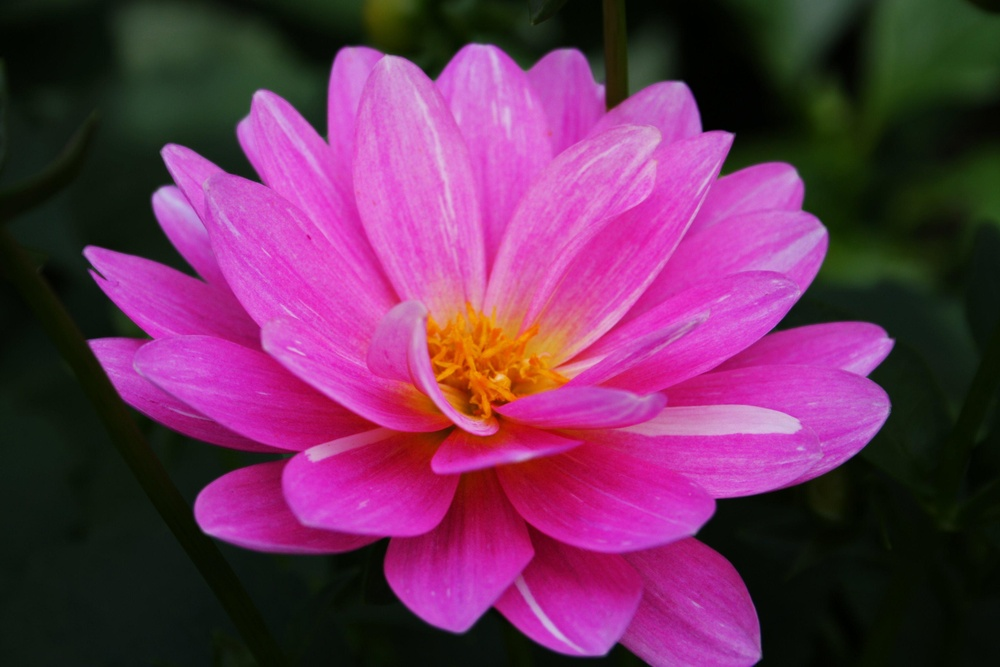
%> input picture MATLAB数字图像处理/第10章 数字图像的小波变换/flower.jpg, 1000 x 667 px, shrunk from 3456 x 2304 before the run
$ octave U10_10.m   (GNU Octave 9; MATLAB toolbox functions it lacks are replaced by stand-ins)
%> lines starting %> are read from the running program, lines starting %| are printed output that depends on the picture
clear
close all
%=======多层小波的图像重构waverec2=====
x = imread('flower.jpg');
%> x is the input picture: size 667x1000x3 uint8; mean R, G, B 108.5, 48.7, 89.6
x = rgb2gray(x);
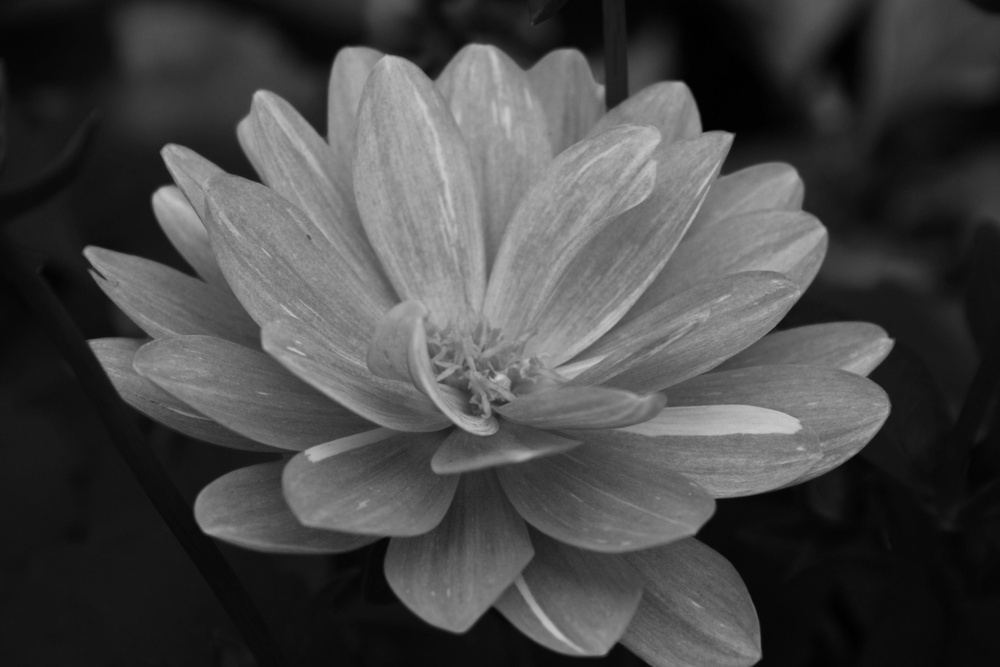
%> x: size 667x1000 uint8; min 0, max 206, mean 71.3
% 进行2层小波分解
[c,s] = wavedec2(x,2,'db4');
%> s = [172 255; 172 255; 337 503; 667 1000]
siz = s(size(s,1),:);
%> siz = [667 1000]
% 分解
ca2 = appcoef2(c,s,'db4',2);
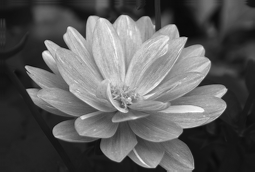
%> ca2: size 172x255 double; min -32.02, max 811.4, mean 276.2; drawn with min black and max white
chd2 = detcoef2('h',c,s,2);
cvd2 = detcoef2('v',c,s,2);
cdd2 = detcoef2('d',c,s,2);
% 重构
a2 = upcoef2('a',ca2,'db4',2,siz);
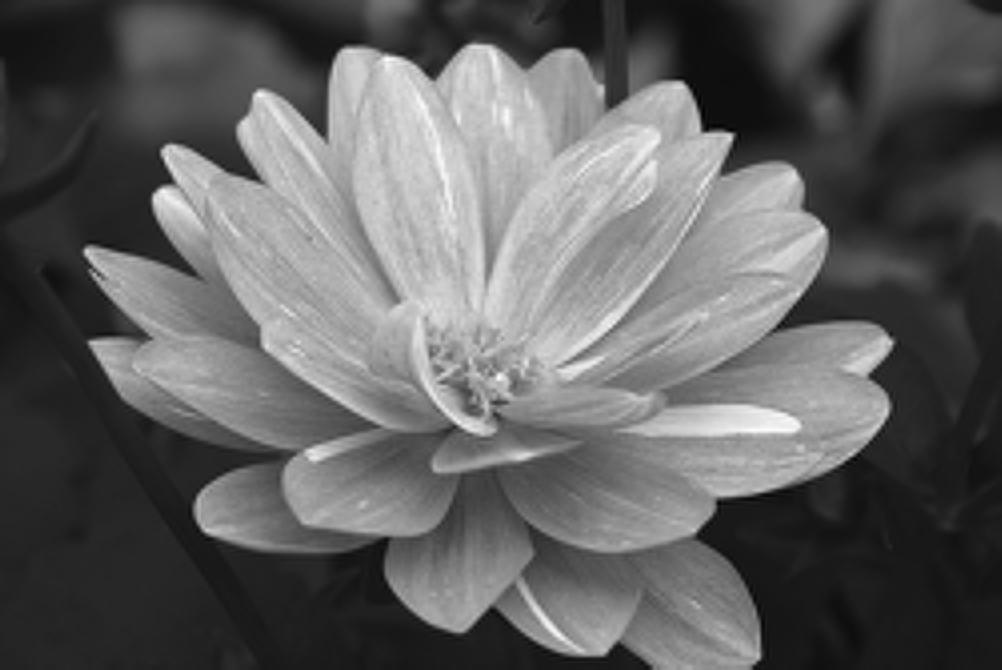
%> a2: size 670x1002 double; min -11.5, max 205.3, mean 71; drawn with min black and max white
hd2 = upcoef2('h',chd2,'db4',2,siz);
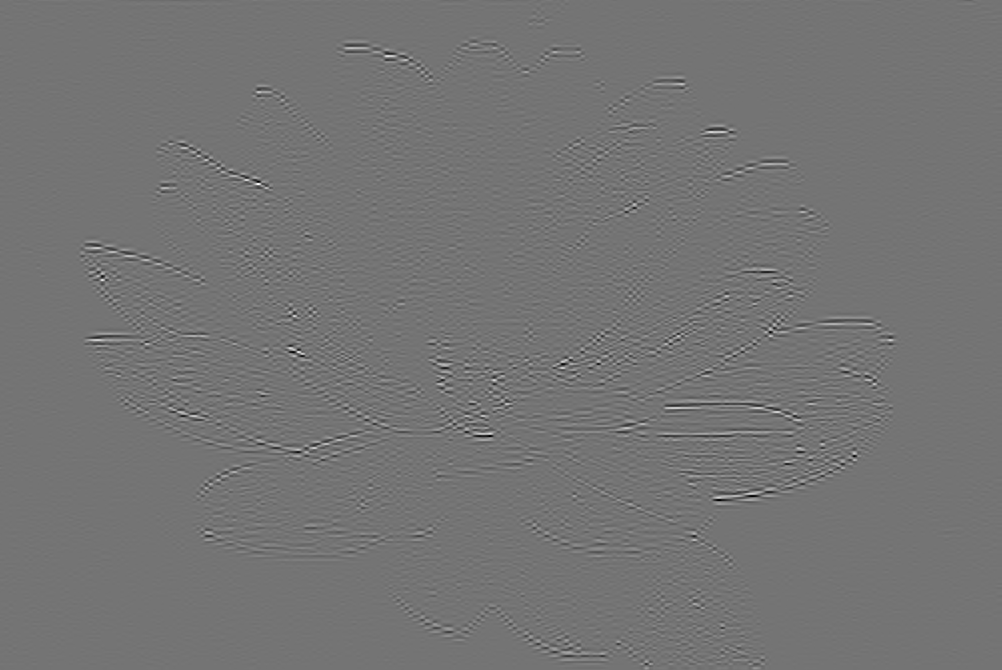
%> hd2: size 670x1002 double; min -30.6, max 36.4, mean 0; drawn with min black and max white
vd2 = upcoef2('v',cvd2,'db4',2,siz);
dd2 = upcoef2('d',cdd2,'db4',2,siz);
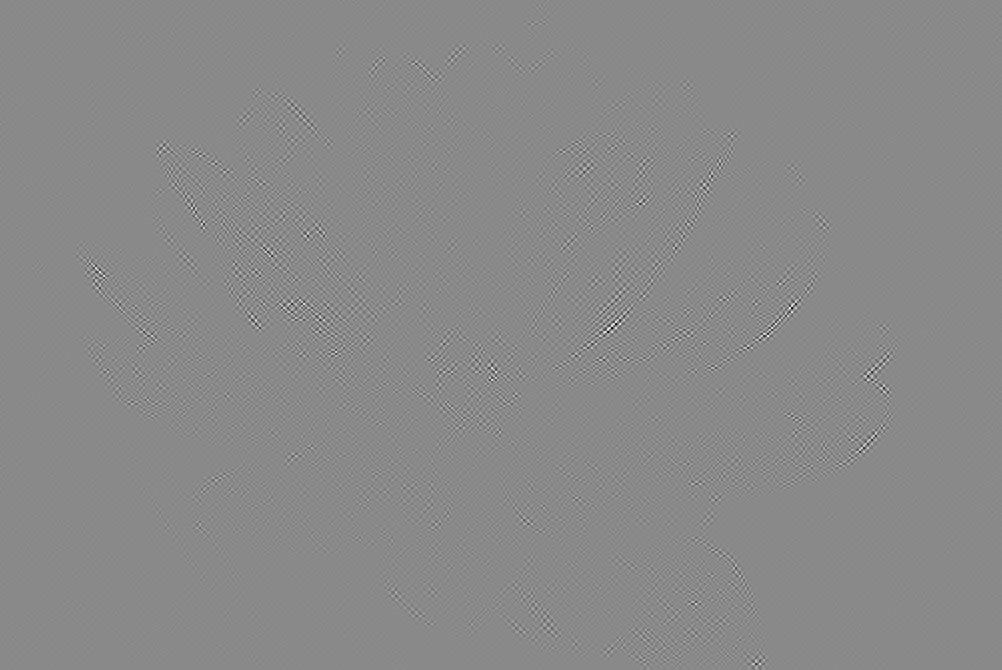
%> dd2: size 670x1002 double; min -21.36, max 18.18, mean 2.62e-07; drawn with min black and max white
A1 = a2 + hd2 + vd2 + dd2;
% 进行单层小波分解
[ca1,ch1,cv1,cd1] = dwt2(x,'db4');
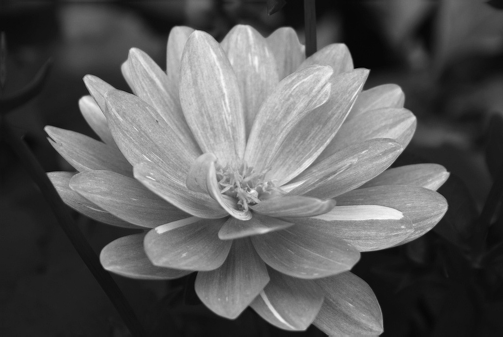
%> ca1: size 337x503 double; min -10.09, max 412.5, mean 141.1; drawn with min black and max white
a1 = upcoef2('a',ca1,'db4',1,siz);
hd1 = upcoef2('h',ch1,'db4',1,siz);
vd1 = upcoef2('v',cv1,'db4',1,siz);
dd1 = upcoef2('d',cd1,'db4',1,siz);
A0 = a1 + hd1 + vd1 + dd1;
% 修改图形图像位置的默认设置
set(0,'defaultFigurePosition',[100,100,1000,500]);
% 修改图形背景颜色的设置
set(0,'defaultFigureColor',[1,1,1]);

figure
subplot(2,4,1)
imshow(uint8(a2))
title('重构的a2')
subplot(2,4,2)
imshow(uint8(hd2))
title('重构的hd2')
subplot(2,4,3)
imshow(uint8(vd2))
title('重构的vd2')
subplot(2,4,4)
imshow(uint8(dd2))
title('重构的dd2')
subplot(2,4,5)
imshow(uint8(a1))
title('重构的a1')
subplot(2,4,6)
imshow(uint8(hd1))
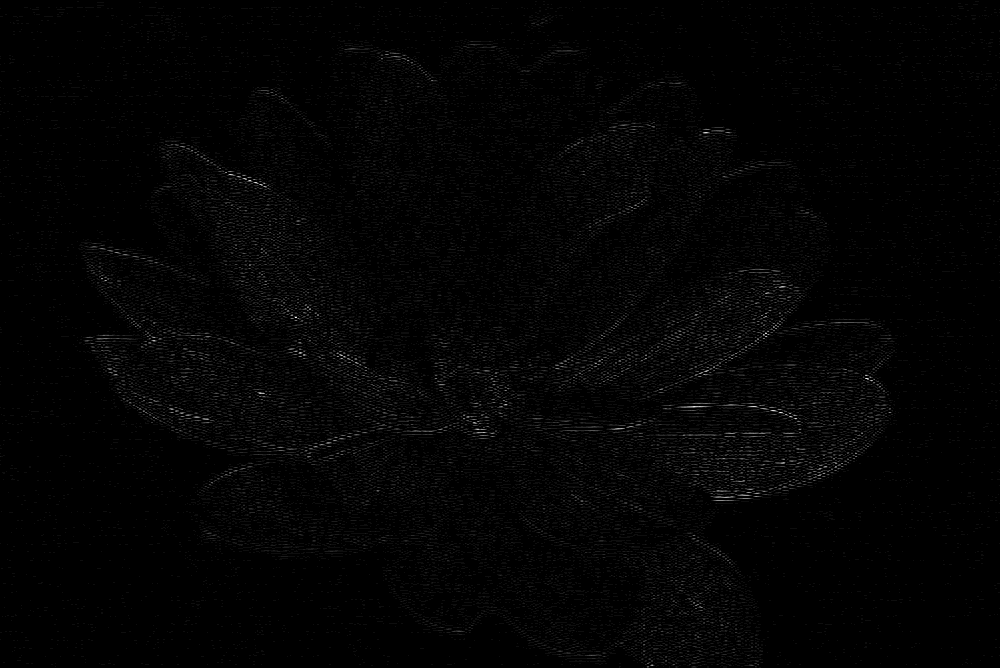
%> displayed picture: size 668x1000, on the screen's scale of 0 to 255; min 0, max 18, mean 0.249; drawn with min black and max white
title('重构的hd1')
subplot(2,4,7)
imshow(uint8(vd1))
title('重构的vd1')
subplot(2,4,8)
imshow(uint8(dd1))
title('重构的dd1')

figure
subplot(1,3,1)
imshow(x);
title('原始图像')
subplot(1,3,2)
imshow(uint8(A1));
title('近似图像A1')
subplot(1,3,3)
imshow(uint8(A0));
title('近似图像A0')
